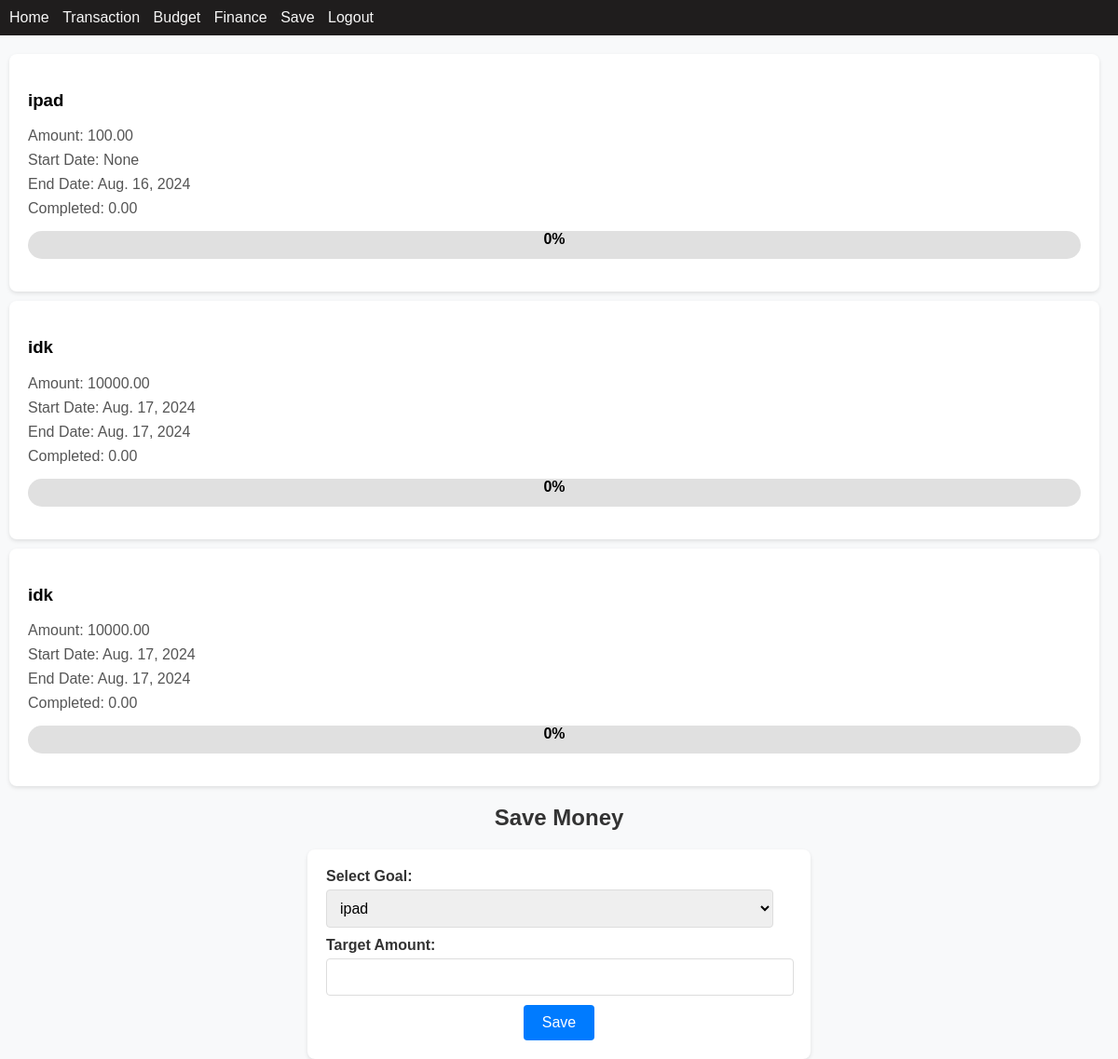
The app's page /save/ (signed in), older data.
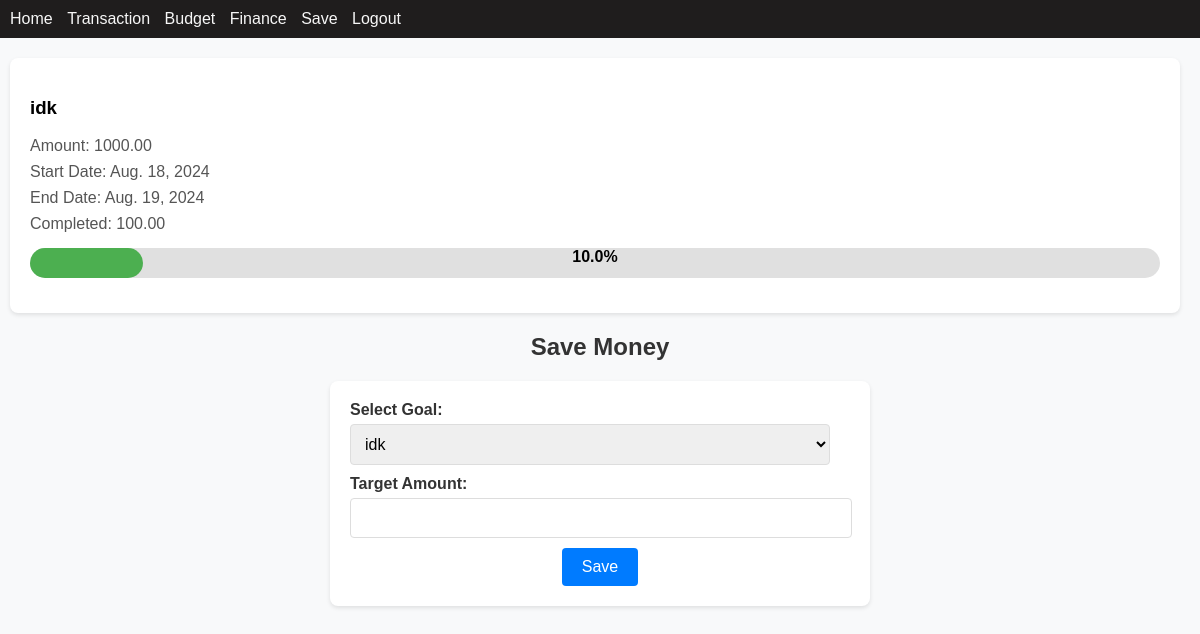
The same page, newer data.
### user/models.py (models this page shows, shortened)
class FinancialGoal(models.Model):
    id = models.AutoField(primary_key=True)
    user = models.ForeignKey(CustomUser, on_delete=models.CASCADE)
    goal_name = models.CharField(max_length=100)
    target_amount = models.DecimalField(max_digits=10, decimal_places=2)
    current_amount = models.DecimalField(max_digits=10, decimal_places=2, default=0)
    due_date = models.DateField()
    created_at = models.DateField(auto_now_add=True)
    last_updated = models.DateTimeField(auto_now=True)
    @property
    def progress(self):
        return (self.current_amount / self.target_amount) * 100

### frontend/views.py (the view, shortened to what this page needs)
# urls.py: path('save/', views.save, name='save'),
@login_required(login_url='/log/')
def save(request, id=None):
    return render(request, 'save.html', {'goals': FinancialGoal.objects.filter(user=request.user)})

### frontend/templates/save.html (shortened to what this page needs)
{% extends 'base.html' %}
{% load static %}
{% block extra %} <link rel="stylesheet" href="{% static 'css/save.css' %}"> {% endblock %}
{% block content %}
    {% for goal in goals %}
    <div class='info'>
        <h3>{{ goal.goal_name }}</h3>
        <p>Amount: {{ goal.target_amount }}</p>
        <p>Start Date: {{ goal.created_at }}</p>
        <p>End Date: {{ goal.due_date }}</p>
        <p>Completed: {{ goal.current_amount }}</p>
        <div class="progress-bar-container">
            <div class="progress-bar" style="width: {{ goal.progress }}%;">
                <span class="progress-text">{{ goal.progress }}%</span>
            </div>
        </div>
    </div>
    {% endfor %}
    <h2>Save Money</h2>
    <form method="POST" action=''>
        <label for="goal">Select Goal:</label>
        <select name="id" id="goal" required>
            {% for goal in goals %}
                <option value="{{ goal.id }}">{{ goal.goal_name }}</option>
            {% endfor %}
        </select>
        <label for="amount">Target Amount:</label>
        <input type="number" id="amount" name="amount" required><br>
        <input type="submit" value="Save">
    </form>
{% endblock %}

Row changes from the older to the newer data that the page shows:
removed FinancialGoal: goal_name "ipad", target_amount "100.00", created_at "None", due_date "Aug. 16, 2024", current_amount "0.00", progress "0"
removed FinancialGoal: goal_name "idk", target_amount "10000.00", created_at "Aug. 17, 2024", due_date "Aug. 17, 2024", current_amount "0.00", progress "0"
removed FinancialGoal: goal_name "idk", target_amount "10000.00", created_at "Aug. 17, 2024", due_date "Aug. 17, 2024", current_amount "0.00", progress "0"
added FinancialGoal: goal_name "idk", target_amount "1000.00", created_at "Aug. 18, 2024", due_date "Aug. 19, 2024", current_amount "100.00", progress "10.0"
Text that changed along with them:
form field id: "ipad" → "idk"
